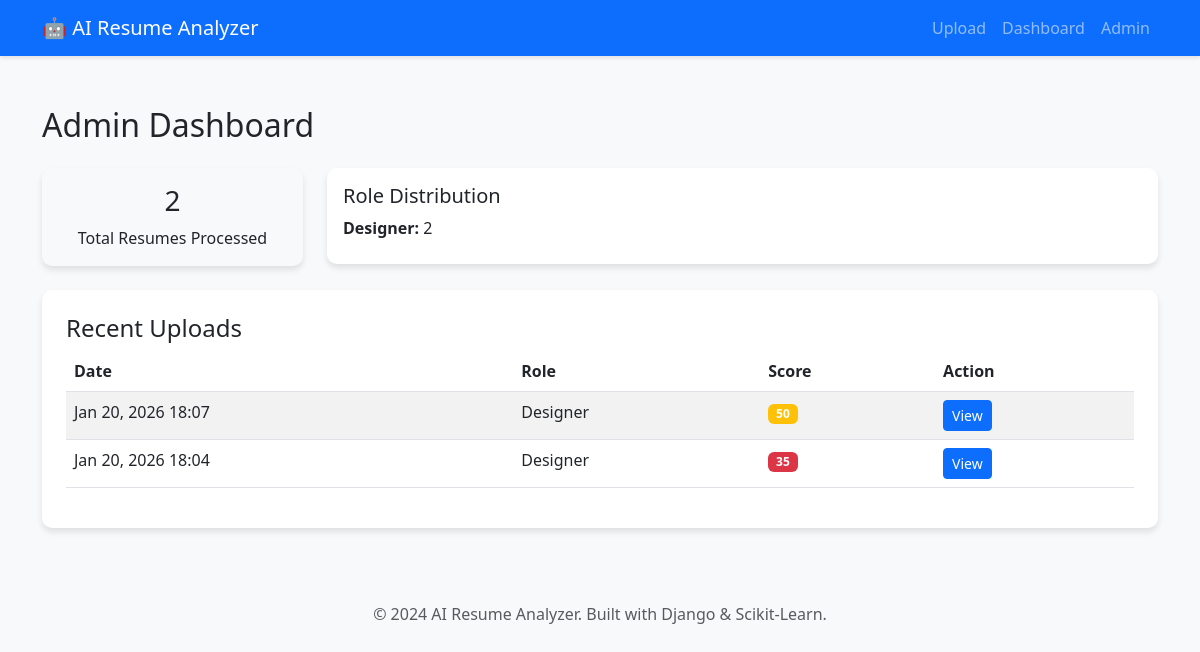
Before: /dashboard/ with the older database file.
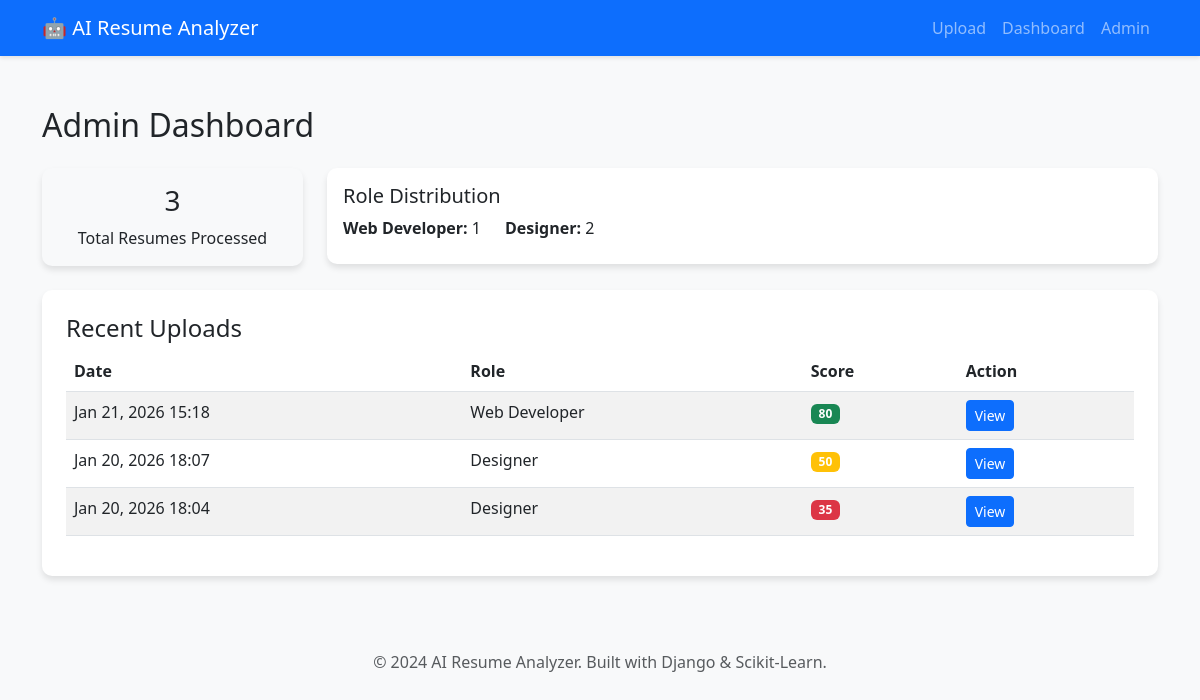
After: the same page with the newer database file.
### resume_analyzer/models.py (models this page shows, shortened)
class Resume(models.Model):
    file = models.FileField(upload_to='resumes/')
    uploaded_at = models.DateTimeField(auto_now_add=True)
    predicted_role = models.CharField(max_length=100, blank=True, null=True)
    confidence_score = models.FloatField(default=0.0)
    score = models.IntegerField(default=0)
    extracted_skills = models.JSONField(default=list, blank=True)
    recommended_skills = models.JSONField(default=list, blank=True)

### resume_analyzer/views.py (the view)
# urls.py: path('dashboard/', views.dashboard, name='dashboard'),
def dashboard(request):
    resumes = Resume.objects.all().order_by('-uploaded_at')
    total_resumes = resumes.count()
    roles = {}
    for r in resumes:
        if r.predicted_role:
            roles[r.predicted_role] = roles.get(r.predicted_role, 0) + 1
    context = {
        'resumes': resumes,
        'total_resumes': total_resumes,
        'role_distribution': roles
    }
    return render(request, 'dashboard.html', context)

### templates/dashboard.html
{% extends 'base.html' %}
{% block content %}
<h2 class="mb-4">Admin Dashboard</h2>
<div class="row mb-4">
    <div class="col-md-3">
        <div class="card p-3 text-center bg-light">
            <h3>{{ total_resumes }}</h3>
            <p class="mb-0">Total Resumes Processed</p>
        </div>
    </div>
    <div class="col-md-9">
        <div class="card p-3">
            <h5>Role Distribution</h5>
            <div class="d-flex flex-wrap">
                {% for role, count in role_distribution.items %}
                <div class="me-4 mb-2">
                    <strong>{{ role }}:</strong> {{ count }}
                </div>
                {% endfor %}
            </div>
        </div>
    </div>
</div>
<div class="card p-4">
    <h4>Recent Uploads</h4>
    <div class="table-responsive">
        <table class="table table-striped">
            <thead>
                <tr>
                    <th>Date</th>
                    <th>Role</th>
                    <th>Score</th>
                    <th>Action</th>
                </tr>
            </thead>
            <tbody>
                {% for r in resumes %}
                <tr>
                    <td>{{ r.uploaded_at|date:"M d, Y H:i" }}</td>
                    <td>{{ r.predicted_role }}</td>
                    <td>
                        <span class="badge {% if r.score > 70 %}bg-success{% elif r.score > 40 %}bg-warning{% else %}bg-danger{% endif %}">
                            {{ r.score }}
                        </span>
                    </td>
                    <td><a href="{% url 'resume_result' r.pk %}" class="btn btn-sm btn-primary">View</a></td>
                </tr>
                {% endfor %}
            </tbody>
        </table>
    </div>
</div>
{% endblock %}

### templates/base.html (shortened to what this page needs)
<!DOCTYPE html>
<html lang="en">
<head>
    <link href="https://cdn.jsdelivr.net/npm/bootstrap@5.3.0/dist/css/bootstrap.min.css" rel="stylesheet">
</head>
<body>
    <nav class="navbar navbar-expand-lg navbar-dark bg-primary">
        <div class="container">
            <a class="navbar-brand" href="{% url 'upload_resume' %}">🤖 AI Resume Analyzer</a>
            <div class="collapse navbar-collapse" id="navbarNav">
                <ul class="navbar-nav ms-auto">
                    <li class="nav-item">
                        <a class="nav-link" href="{% url 'upload_resume' %}">Upload</a>
                    </li>
                    <li class="nav-item">
                        <a class="nav-link" href="{% url 'dashboard' %}">Dashboard</a>
                    </li>
                    <li class="nav-item">
                        <a class="nav-link" href="/admin">Admin</a>
                    </li>
                </ul>
            </div>
        </div>
    </nav>
    <div class="container main-container">
        {% block content %}{% endblock %}
    </div>
    <footer class="text-center py-4 text-muted">
        <p>&copy; 2024 AI Resume Analyzer. Built with Django & Scikit-Learn.</p>
    </footer>
</body>
</html>

### templates/base.html (style rules this page uses)
body { background-color: #f8f9fa; }
.navbar { box-shadow: 0 2px 4px rgba(0,0,0,.1); }
.card { box-shadow: 0 4px 6px rgba(0,0,0,.1); border: none; border-radius: 10px; }
.main-container { margin-top: 50px; margin-bottom: 50px; }

Changed rows visible on the page:
added Resume: role_distribution "Web Developer", uploaded_at "Jan 21, 2026 15:18", predicted_role "Web Developer", score "80"
Other visible differences:
{{ total_resumes }}: "2" → "3"
new list line: ": 1"
